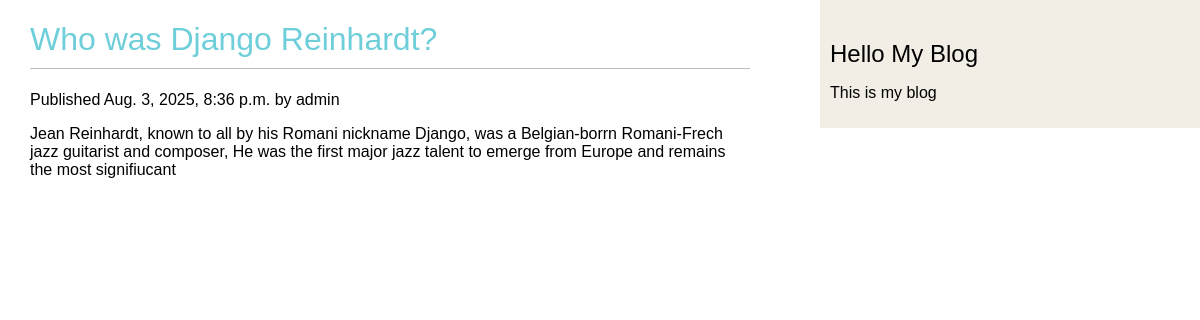
Screenshot of /blog/2025/8/3/who-was-django-reinhardt/ with the database file from the repository.
### blog/models.py (models this page shows, shortened)
class Post(models.Model):
    class Status(models.TextChoices):
        DRAFT = 'DF', 'Draft'
        PUBLISHED = 'PB', 'Published'
    title = models.CharField(max_length=250)
    slug = models.SlugField(max_length=250,unique_for_date='publish')
    author = models.ForeignKey(User,on_delete=models.CASCADE, related_name='blog_posts')
    body = models.TextField()
    publish = models.DateTimeField(auto_now_add=timezone.now())
    created = models.DateTimeField(auto_now_add=True)
    updated = models.DateTimeField(auto_now_add=True)
    status = models.CharField(max_length=2,
                              choices=Status.choices,
                              default=Status.DRAFT)
    objects = models.Manager()
    published = PublishedManager() # 커스텀 관리자
    class Meta:
        ordering = ['-publish']
        indexes = [
            models.Index(fields = ['-publish']), # https://docs.djangoproject.com/en/4.1/ref/models/indexes/
        ]

### blog/views.py (the view)
# urls.py: path('<int:year>/<int:month>/<int:day>/<slug:post>/',views.post_detail,name='post_detail'),
def post_detail(request, year, month, day, post):
    post = get_object_or_404(Post,status=Post.Status.PUBLISHED,slug =post, publish__year = year, publish__month = month, publish__day = day)
    return render(request,'blog/post/detail.html',{'post':post})

### blog/templates/blog/post/detail.html
{% extends "blog/base.html" %} {% block title %}{{ post.title }} {% endblock %}
{% block content %}
<h1>{{ post.title }}</h1>
<p class=date"> Published {{ post.publish }} by {{ post.author }}</p>
{{ post.body|linebreaks }}
{% endblock content %}

### blog/static/css/blog.css (style rules this page uses)
body { margin:0; padding:0; font-family:helvetica, sans-serif; }
h1 { color:#6ECEDA; font-weight:normal; border-bottom:1px solid #bbb; padding:0 0 10px 0; }

### rows the page displays
Post: title "Who was Django Reinhardt?", publish "Aug. 3, 2025, 8:36 p.m.", author "admin", body "Jean Reinhardt, known to all by his Romani nickname Django, was a Belgian-borrn Romani-Frech jazz guitarist and composer, He was the first major jazz talent to emerge from Europe and remains the most signifiucant"
